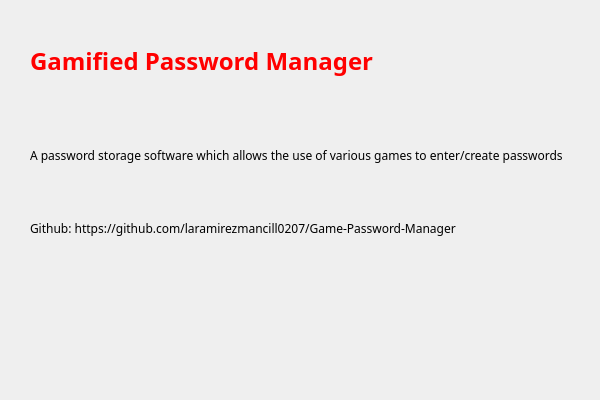
<?xml version="1.0" encoding="UTF-8"?>
<ui version="4.0">
 <class>aboutPageClass</class>
 <widget class="QDialog" name="aboutPageClass">
  <property name="windowModality">
   <enum>Qt::ApplicationModal</enum>
  </property>
  <property name="geometry">
   <rect>
    <x>0</x>
    <y>0</y>
    <width>600</width>
    <height>400</height>
   </rect>
  </property>
  <property name="sizePolicy">
   <sizepolicy hsizetype="Fixed" vsizetype="Fixed">
    <horstretch>0</horstretch>
    <verstretch>0</verstretch>
   </sizepolicy>
  </property>
  <property name="font">
   <font>
    <family>Lucida Sans Unicode</family>
    <bold>true</bold>
   </font>
  </property>
  <property name="windowTitle">
   <string>aboutPage</string>
  </property>
  <property name="sizeGripEnabled">
   <bool>false</bool>
  </property>
  <property name="modal">
   <bool>true</bool>
  </property>
  <widget class="QLabel" name="label">
   <property name="geometry">
    <rect>
     <x>30</x>
     <y>20</y>
     <width>351</width>
     <height>81</height>
    </rect>
   </property>
   <property name="font">
    <font>
     <family>Lucida Sans Unicode</family>
     <pointsize>18</pointsize>
     <bold>true</bold>
    </font>
   </property>
   <property name="styleSheet">
    <string notr="true">QLabel
{
	color: rgb(255, 0, 0);
}</string>
   </property>
   <property name="text">
    <string>Gamified Password Manager</string>
   </property>
  </widget>
  <widget class="QLabel" name="label_2">
   <property name="geometry">
    <rect>
     <x>30</x>
     <y>110</y>
     <width>551</width>
     <height>91</height>
    </rect>
   </property>
   <property name="font">
    <font>
     <family>Lucida Sans Unicode</family>
     <bold>false</bold>
    </font>
   </property>
   <property name="text">
    <string>A password storage software which allows the use of various games to enter/create passwords</string>
   </property>
  </widget>
  <widget class="QLabel" name="label_3">
   <property name="geometry">
    <rect>
     <x>30</x>
     <y>220</y>
     <width>461</width>
     <height>16</height>
    </rect>
   </property>
   <property name="font">
    <font>
     <family>Lucida Sans Unicode</family>
     <bold>false</bold>
    </font>
   </property>
   <property name="text">
    <string>Github: https://github.com/laramirezmancill0207/Game-Password-Manager</string>
   </property>
  </widget>
 </widget>
 <layoutdefault spacing="6" margin="11"/>
 <resources/>
 <connections/>
</ui>
